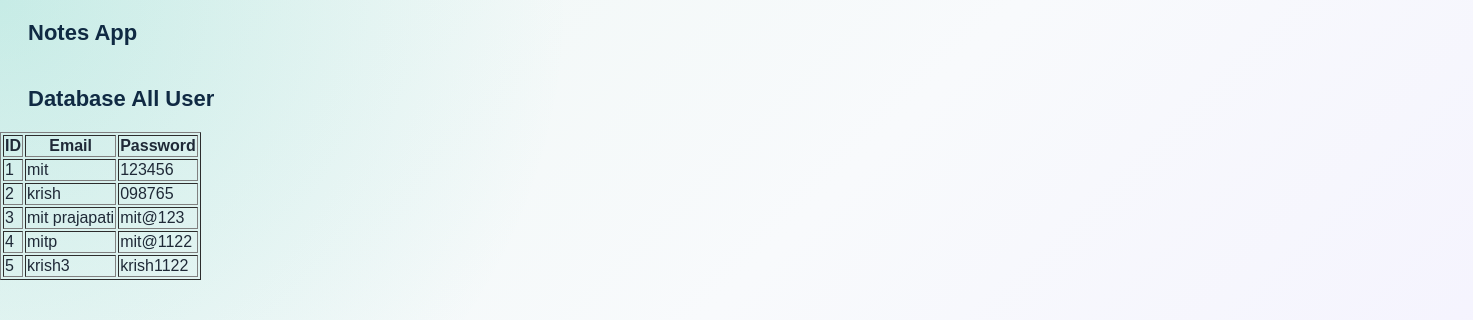
/user, run on an earlier commit of the app's database.
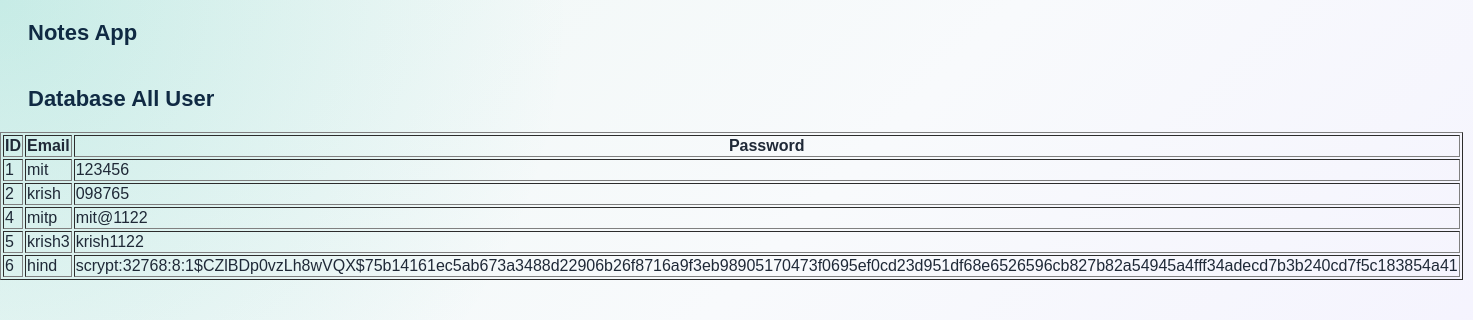
And on a later commit of the database.
### app/models.py (models this page shows)
class User(db.Model):
    id = db.Column(db.Integer,primary_key=True)
    username = db.Column(db.String(50),unique=True,nullable=False)
    email = db.Column(db.String(100),unique=True,nullable= False)
    password = db.Column(db.String(255),nullable=False)

### routes/auth.py (the view)
@auth_bp.route('/user')
def user():
    user = User.query.all()
    return render_template('user.html',user=user)

### templates/user.html (shortened to what this page needs)
{% extends 'base.html' %}
{% block content %}
<h2>Database  All User</h2>
<table border="1px">
    <tr>
        <th>ID</th>
        <th>Email</th>
        <th>Password</th>
    </tr>
    {% for users in user %}
    <tr>
        <td>{{users.id}}</td>
        <td>{{users.username}}</td>
        <td>{{users.password}}</td>
    </tr>
    {% endfor %}
</table>
{% endblock %}

What changed in the data, as far as the page shows it:
removed User: id "3", username "mit prajapati", password "mit@123"
added User: id "6", username "hind", password "scrypt:32768:8:1$CZlBDp0vzLh8wVQX$75b14161ec5ab673a3488d22906b26f8716a9f3eb98905170473f0695ef0cd23d951df68e6526596cb827b82a54945a4fff34adecd7b3b240cd7f5c183854a41"
